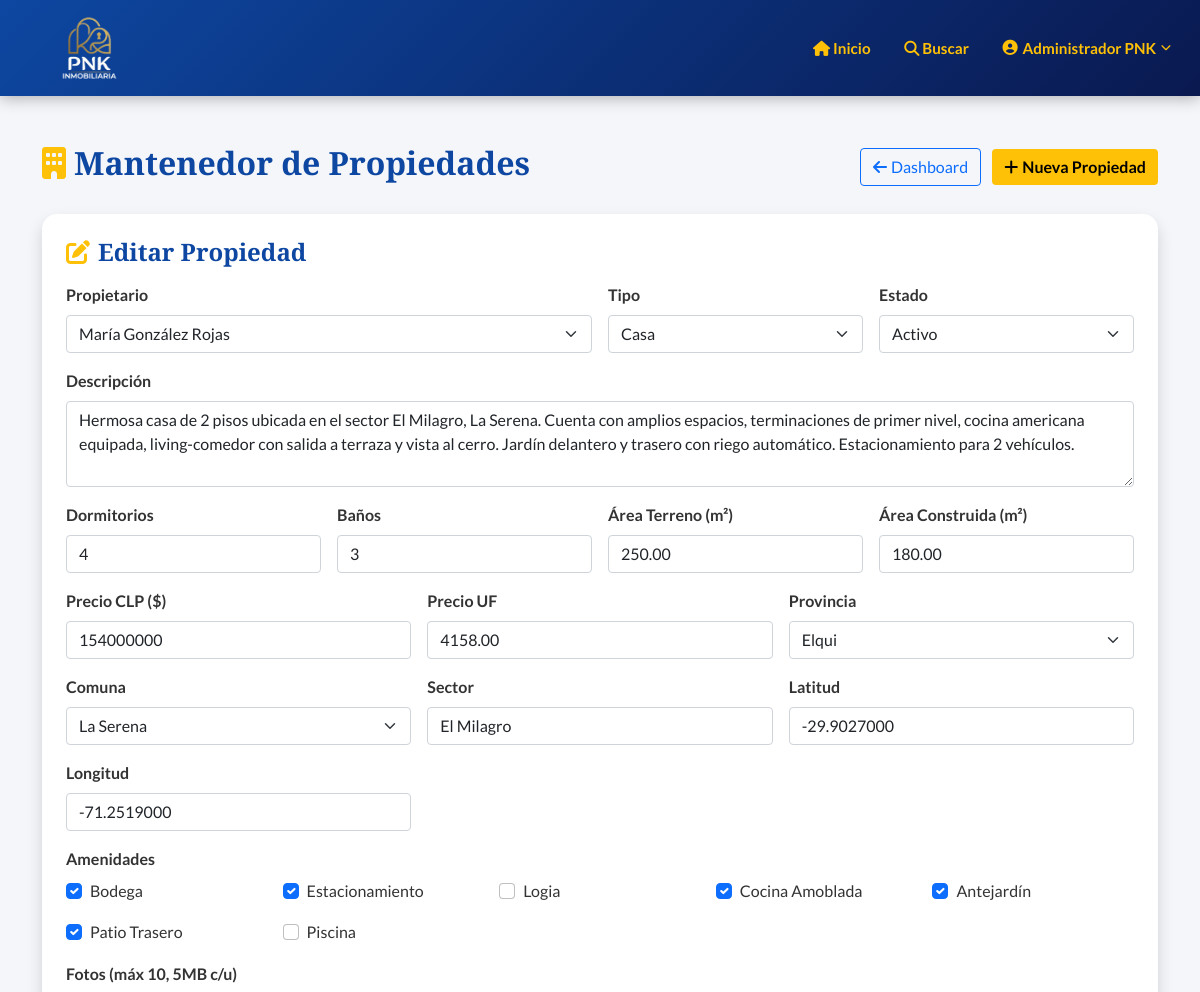
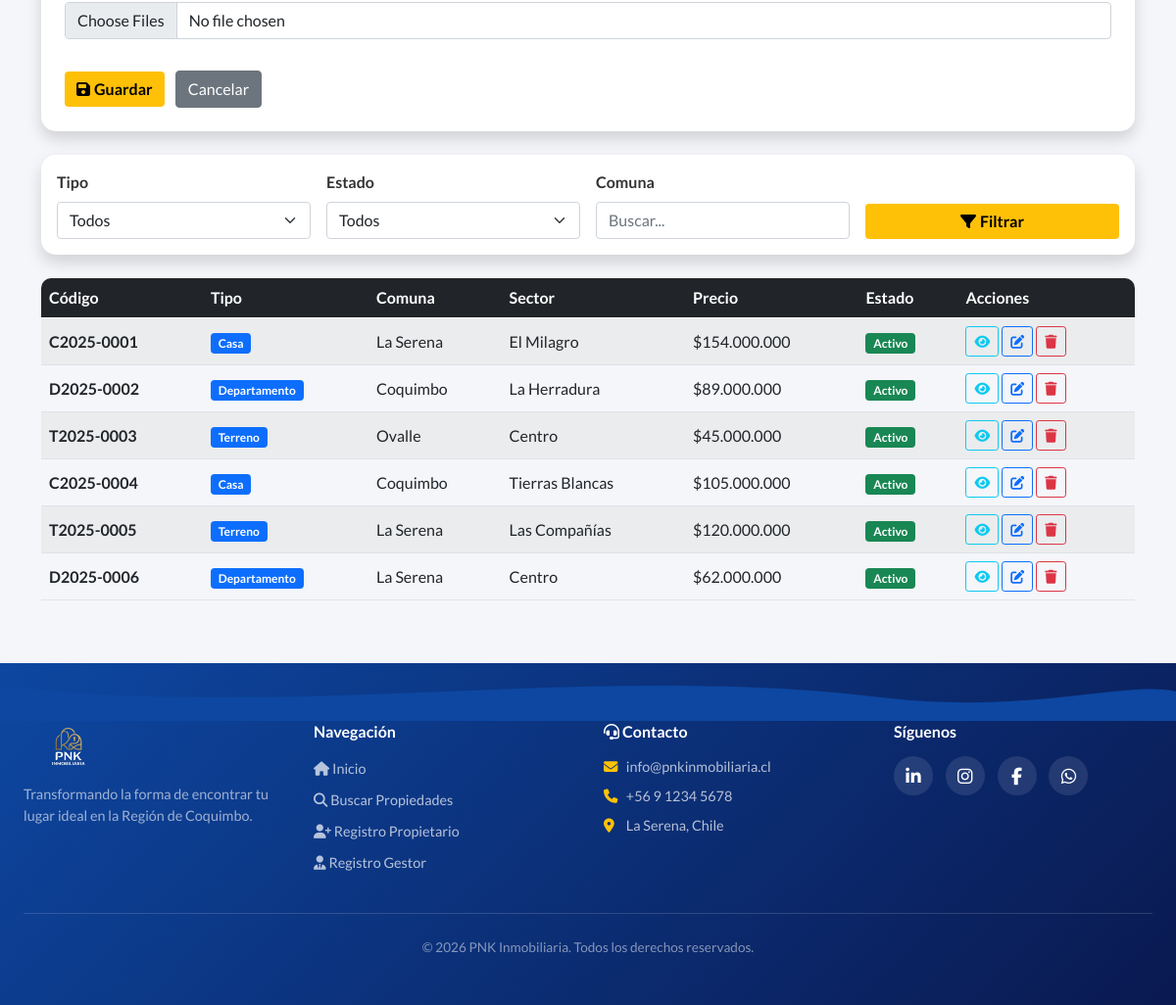
The page /crud-propiedades.php?edit=1 (signed in) on the database its author committed (2 pictures, top to bottom).
### tables this page shows
CREATE TABLE propiedades (
    id               INT AUTO_INCREMENT PRIMARY KEY,
    codigo           VARCHAR(20) NOT NULL UNIQUE COMMENT 'Formato: C/D/T + año + correlativo',
    propietario_id   INT NOT NULL,
    tipo             ENUM('casa','departamento','terreno') NOT NULL,
    descripcion      TEXT NULL,
    banos            TINYINT UNSIGNED DEFAULT 0,
    dormitorios      TINYINT UNSIGNED DEFAULT 0,
    area_terreno     DECIMAL(10,2) DEFAULT 0 COMMENT 'Metros cuadrados',
    area_construida  DECIMAL(10,2) DEFAULT 0 COMMENT 'Metros cuadrados',
    precio_clp       BIGINT UNSIGNED DEFAULT 0,
    precio_uf        DECIMAL(10,2) DEFAULT 0,
    fecha_publicacion DATE NULL,
    provincia        VARCHAR(50) NOT NULL,
    comuna           VARCHAR(50) NOT NULL,
    sector           VARCHAR(100) NULL,
    latitud          DECIMAL(10,7) NULL,
    longitud         DECIMAL(10,7) NULL,
    bodega           BOOLEAN DEFAULT FALSE,
    estacionamiento  BOOLEAN DEFAULT FALSE,
    logia            BOOLEAN DEFAULT FALSE,
    cocina_amoblada  BOOLEAN DEFAULT FALSE,
    antejardin       BOOLEAN DEFAULT FALSE,
    patio_trasero    BOOLEAN DEFAULT FALSE,
    piscina          BOOLEAN DEFAULT FALSE,
    estado           ENUM('activo','inactivo','vendido') NOT NULL DEFAULT 'activo',
    created_at       TIMESTAMP DEFAULT CURRENT_TIMESTAMP,
    updated_at       TIMESTAMP DEFAULT CURRENT_TIMESTAMP ON UPDATE CURRENT_TIMESTAMP,
    FOREIGN KEY (propietario_id) REFERENCES usuarios(id) ON DELETE CASCADE,
    INDEX idx_tipo (tipo),
    INDEX idx_estado (estado),
    INDEX idx_comuna (comuna),
    INDEX idx_provincia (provincia),
    INDEX idx_propietario (propietario_id)
);

CREATE TABLE usuarios (
    id              INT AUTO_INCREMENT PRIMARY KEY,
    rut             VARCHAR(12) NOT NULL UNIQUE,
    nombre_completo VARCHAR(150) NOT NULL,
    fecha_nacimiento DATE NULL,
    correo          VARCHAR(150) NOT NULL UNIQUE,
    password        VARCHAR(255) NOT NULL,
    sexo            ENUM('M','F') NULL,
    telefono        VARCHAR(20) NULL,
    tipo_usuario    ENUM('administrador','propietario','gestor') NOT NULL DEFAULT 'propietario',
    estado          ENUM('pendiente','activo','inactivo') NOT NULL DEFAULT 'pendiente',
    penka_id        VARCHAR(20) NULL COMMENT 'Solo para gestores, formato PNK-YYYY-XXXX',
    certificado_antecedentes VARCHAR(255) NULL COMMENT 'Ruta del archivo PDF/imagen',
    num_propiedad_bbr VARCHAR(50) NULL COMMENT 'Nro. propiedad Bienes Raíces (propietarios)',
    created_at      TIMESTAMP DEFAULT CURRENT_TIMESTAMP,
    updated_at      TIMESTAMP DEFAULT CURRENT_TIMESTAMP ON UPDATE CURRENT_TIMESTAMP,
    INDEX idx_tipo_usuario (tipo_usuario),
    INDEX idx_estado (estado),
    INDEX idx_correo (correo)
);

### includes/auth.php (called while the page is built, shortened)
<?php
function getUserType(): ?string {
    return $_SESSION['tipo_usuario'] ?? null;
}
function sanitize(string $input): string {
    return htmlspecialchars(trim($input), ENT_QUOTES, 'UTF-8');
}

### crud-propiedades.php (the view, shortened to what this page needs)
<?php
require_once 'includes/header.php';
$isAdmin = getUserType() === 'administrador';
$filtroComuna = $_GET['comuna'] ?? '';
$page = max(1, intval($_GET['page'] ?? 1));
$perPage = 10;
$offset = ($page - 1) * $perPage;
$params = [];
$where = "WHERE 1=1";
$stmt = $pdo->prepare("SELECT * FROM propiedades $where ORDER BY created_at DESC LIMIT $perPage OFFSET $offset");
$stmt->execute($params);
$propiedades = $stmt->fetchAll();
$editProp = null;
if (isset($_GET['edit'])) {
    $q = "SELECT * FROM propiedades WHERE id = ?";
    $editParams = [intval($_GET['edit'])];
    $se = $pdo->prepare($q);
    $se->execute($editParams);
    $editProp = $se->fetch();
}
$showForm = isset($_GET['new']) || $editProp;
$propietarios = [];
if ($isAdmin) {
    $propietarios = $pdo->query("SELECT id, nombre_completo FROM usuarios WHERE tipo_usuario IN ('propietario','administrador') AND estado='activo'")->fetchAll();
}
?>
<section class="container my-5">
    <div class="d-flex justify-content-between align-items-center mb-4 flex-wrap gap-2">
        <h2 class="fw-bold"><i class="fas fa-building text-warning me-2"></i><?= $isAdmin ? 'Mantenedor de Propiedades' : 'Mis Propiedades' ?></h2>
        <div>
            <?php if ($isAdmin): ?><a href="dashboard.php" class="btn btn-outline-primary me-2"><i class="fas fa-arrow-left me-1"></i>Dashboard</a><?php endif; ?>
            <a href="?new=1" class="btn btn-warning text-dark fw-bold"><i class="fas fa-plus me-1"></i>Nueva Propiedad</a>
        </div>
    </div>
    <?php if ($showForm): ?>
    <div class="card premium-card border-0 shadow p-4 mb-4">
        <h4 class="fw-bold mb-3"><i class="fas fa-<?= $editProp ? 'edit' : 'plus-circle' ?> text-warning me-2"></i><?= $editProp ? 'Editar' : 'Nueva' ?> Propiedad</h4>
        <form method="POST" enctype="multipart/form-data">
            <div class="row g-3">
                <?php if ($isAdmin): ?>
                <div class="col-md-6">
                    <label class="form-label fw-bold">Propietario</label>
                    <select name="propietario_id" class="form-select" required>
                        <?php foreach ($propietarios as $p): ?>
                        <option value="<?= $p['id'] ?>" <?= ($editProp && $editProp['propietario_id']==$p['id'])?'selected':'' ?>><?= sanitize($p['nombre_completo']) ?></option>
                        <?php endforeach; ?>
                    </select>
                </div>
                <?php endif; ?>
                <div class="col-md-3">
                    <label class="form-label fw-bold">Tipo</label>
                    <select name="tipo" class="form-select" required>
                        <option value="casa" <?= ($editProp && $editProp['tipo']==='casa')?'selected':'' ?>>Casa</option>
                    </select>
                </div>
                <div class="col-md-3">
                    <label class="form-label fw-bold">Estado</label>
                    <select name="estado_prop" class="form-select">
                        <option value="activo" <?= ($editProp && $editProp['estado']==='activo')?'selected':'' ?>>Activo</option>
                    </select>
                </div>
                <div class="col-12">
                    <label class="form-label fw-bold">Descripción</label>
                    <textarea name="descripcion" class="form-control" rows="3"><?= sanitize($editProp['descripcion'] ?? '') ?></textarea>
                </div>
                <div class="col-md-3">
                    <label class="form-label fw-bold">Dormitorios</label>
                    <input type="number" name="dormitorios" class="form-control" min="0" value="<?= $editProp['dormitorios'] ?? 0 ?>">
                </div>
                <div class="col-md-3">
                    <label class="form-label fw-bold">Baños</label>
                    <input type="number" name="banos" class="form-control" min="0" value="<?= $editProp['banos'] ?? 0 ?>">
                </div>
                <div class="col-md-3">
                    <label class="form-label fw-bold">Área Terreno (m²)</label>
                    <input type="number" name="area_terreno" class="form-control" step="0.01" value="<?= $editProp['area_terreno'] ?? 0 ?>">
                </div>
                <div class="col-md-3">
                    <label class="form-label fw-bold">Área Construida (m²)</label>
                    <input type="number" name="area_construida" class="form-control" step="0.01" value="<?= $editProp['area_construida'] ?? 0 ?>">
                </div>
                <div class="col-md-4">
                    <label class="form-label fw-bold">Precio CLP ($)</label>
                    <input type="number" name="precio_clp" class="form-control" value="<?= $editProp['precio_clp'] ?? 0 ?>">
                </div>
                <div class="col-md-4">
                    <label class="form-label fw-bold">Precio UF</label>
                    <input type="number" name="precio_uf" class="form-control" step="0.01" value="<?= $editProp['precio_uf'] ?? 0 ?>">
                </div>
                <div class="col-md-4">
                    <label class="form-label fw-bold">Provincia</label>
                    <select name="provincia" id="form-provincia" class="form-select" required>
                        <option value="Elqui" <?= ($editProp && $editProp['provincia']==='Elqui')?'selected':'' ?>>Elqui</option>
                    </select>
                </div>
                <div class="col-md-4">
                    <label class="form-label fw-bold">Comuna</label>
                    <select name="comuna" id="form-comuna" class="form-select" required>
                        <option value="<?= sanitize($editProp['comuna'] ?? '') ?>"><?= sanitize($editProp['comuna'] ?? 'Seleccionar provincia primero') ?></option>
                    </select>
                </div>
                <div class="col-md-4">
                    <label class="form-label fw-bold">Sector</label>
                    <input type="text" name="sector" class="form-control" value="<?= sanitize($editProp['sector'] ?? '') ?>">
                </div>
                <div class="col-md-4">
                    <label class="form-label fw-bold">Latitud</label>
                    <input type="number" name="latitud" class="form-control" step="0.0000001" value="<?= $editProp['latitud'] ?? '' ?>">
                </div>
                <div class="col-md-4">
                    <label class="form-label fw-bold">Longitud</label>
                    <input type="number" name="longitud" class="form-control" step="0.0000001" value="<?= $editProp['longitud'] ?? '' ?>">
                </div>
                <div class="col-12">
                    <label class="form-label fw-bold">Amenidades</label>
                    <div class="check-grid">
                        <?php foreach (['bodega'=>'Bodega','estacionamiento'=>'Estacionamiento','logia'=>'Logia','cocina_amoblada'=>'Cocina Amoblada','antejardin'=>'Antejardín','patio_trasero'=>'Patio Trasero','piscina'=>'Piscina'] as $k=>$v): ?>
                        <div class="form-check">
                            <input class="form-check-input" type="checkbox" name="<?= $k ?>" id="chk_<?= $k ?>" <?= ($editProp && $editProp[$k])?'checked':'' ?>>
                            <label class="form-check-label" for="chk_<?= $k ?>"><?= $v ?></label>
                        </div>
                        <?php endforeach; ?>
                    </div>
                </div>
                <div class="col-12">
                    <label class="form-label fw-bold">Fotos (máx 10, 5MB c/u)</label>
                    <input type="file" name="fotos[]" class="form-control" multiple accept="image/*" data-preview="foto-preview">
                </div>
            </div>
            <div class="mt-4">
                <button type="submit" class="btn btn-warning text-dark fw-bold"><i class="fas fa-save me-1"></i>Guardar</button>
                <a href="crud-propiedades.php" class="btn btn-secondary ms-2">Cancelar</a>
            </div>
        </form>
    </div>
    <?php endif; ?>
    <div class="card premium-card border-0 shadow p-3 mb-4">
        <form method="GET" class="row g-3 align-items-end">
            <div class="col-md-3">
                <label class="form-label fw-bold">Tipo</label>
                <select name="tipo" class="form-select">
                    <option value="">Todos</option>
                </select>
            </div>
            <div class="col-md-3">
                <label class="form-label fw-bold">Estado</label>
                <select name="estado_prop" class="form-select">
                    <option value="">Todos</option>
                </select>
            </div>
            <div class="col-md-3">
                <label class="form-label fw-bold">Comuna</label>
                <input type="text" name="comuna" class="form-control" value="<?= sanitize($filtroComuna) ?>" placeholder="Buscar...">
            </div>
            <div class="col-md-3">
                <button class="btn btn-warning text-dark fw-bold w-100"><i class="fas fa-filter me-1"></i>Filtrar</button>
            </div>
        </form>
    </div>
    <div class="table-responsive">
        <table class="table table-striped table-hover align-middle">
            <thead class="table-dark">
                <tr><th>Código</th><th>Tipo</th><th>Comuna</th><th>Sector</th><th>Precio</th><th>Estado</th><th>Acciones</th></tr>
            </thead>
            <tbody>
            <?php foreach ($propiedades as $p): ?>
                <tr>
                    <td class="fw-bold"><?= sanitize($p['codigo']) ?></td>
                    <td><span class="badge bg-primary"><?= ucfirst($p['tipo']) ?></span></td>
                    <td><?= sanitize($p['comuna']) ?></td>
                    <td><?= sanitize($p['sector']) ?></td>
                    <td>$<?= number_format($p['precio_clp'], 0, ',', '.') ?></td>
                    <td><span class="badge bg-<?= $p['estado']==='activo'?'success':($p['estado']==='vendido'?'info':'secondary') ?>"><?= ucfirst($p['estado']) ?></span></td>
                    <td>
                        <a href="detalle-propiedad.php?id=<?= $p['id'] ?>" class="btn btn-sm btn-outline-info" title="Ver"><i class="fas fa-eye"></i></a>
                        <a href="?edit=<?= $p['id'] ?>" class="btn btn-sm btn-outline-primary" title="Editar"><i class="fas fa-edit"></i></a>
                        <form method="POST" class="d-inline">
                            <button class="btn btn-sm btn-outline-danger" data-confirm="¿Eliminar esta propiedad?"><i class="fas fa-trash"></i></button>
                        </form>
                    </td>
                </tr>
            <?php endforeach; ?>
            </tbody>
        </table>
    </div>
</section>
<?php require_once 'includes/footer.php'; ?>

### css/style.css (style rules this page uses)
:root { --color-header: #0d47a1; --color-secundario: #1976d2; --color-acento: #ffc107; --color-texto: #ffffff; --color-dark: #0a1950; --color-gold: #d4a843; --font-heading: 'Playfair Display', Georgia, serif; --font-body: 'Lato', 'Segoe UI', sans-serif; --shadow-card: 0 10px 30px rgba(0, 0, 0, 0.08); --shadow-hover: 0 15px 35px rgba(0, 0, 0, 0.15); --radius: 15px; --transition: all 0.3s ease; }
* { box-sizing: border-box; }
body { font-family: var(--font-body); margin: 0; background: #f5f6fa; color: #333; min-height: 100vh; display: flex; flex-direction: column; }
h1, h2, h3, h4, h5, h6 { font-family: var(--font-heading); color: var(--color-header); font-weight: 700; }
.hero-section h1, .hero-section h2, .hero-section h3, .footer-pnk h1, .footer-pnk h2, .footer-pnk h3, .footer-pnk h4, .bg-header-institutional h1, .bg-header-institutional h2, .bg-header-institutional h3, .table-dark th { color: #fff; }
.premium-card { border: none; border-radius: var(--radius); box-shadow: var(--shadow-card); transition: var(--transition); background: #fff; }
.btn-custom, .btn-warning { background-color: var(--color-acento); color: #000 !important; font-weight: bold; border: none; transition: var(--transition); }
.check-grid { display: grid; grid-template-columns: repeat(auto-fill, minmax(180px, 1fr)); gap: 15px; }
.table-striped tbody tr:nth-of-type(odd) { background-color: #f8f9fa; }
.table-responsive { border-radius: 10px; overflow: hidden; }
.premium-card { animation: fadeInUp 0.5s ease-out; }

### rows shown on the page
propiedades: propietario_id "María González Rojas", tipo "Casa", estado_prop "Activo", descripcion "Hermosa casa de 2 pisos ubicada en el sector El Milagro, La Serena. Cuenta con amplios espacios, terminaciones de primer nivel, cocina americana equipada, living-comedor con salida a terraza y vista al cerro. Jardín delantero y trasero con riego automático. Estacionamiento para 2 vehículos.", dormitorios "4", banos "3", area_terreno "250.00", area_construida "180.00", precio_clp "154000000", precio_uf "4158.00", provincia "Elqui", comuna "La Serena", sector "El Milagro", latitud "-29.9027000", longitud "-71.2519000", bodega "☑", estacionamiento "☑", cocina_amoblada "☑", antejardin "☑", patio_trasero "☑", codigo "C2025-0001", precio_clp "154.000.000", estado "Activo"
propiedades: codigo "D2025-0002", tipo "Departamento", comuna "Coquimbo", sector "La Herradura", precio_clp "89.000.000", estado "Activo"
propiedades: codigo "T2025-0003", tipo "Terreno", comuna "Ovalle", sector "Centro", precio_clp "45.000.000", estado "Activo"
propiedades: codigo "C2025-0004", tipo "Casa", comuna "Coquimbo", sector "Tierras Blancas", precio_clp "105.000.000", estado "Activo"
propiedades: codigo "T2025-0005", tipo "Terreno", comuna "La Serena", sector "Las Compañías", precio_clp "120.000.000", estado "Activo"
propiedades: codigo "D2025-0006", tipo "Departamento", comuna "La Serena", sector "Centro", precio_clp "62.000.000", estado "Activo"

### other values the page prints
getUserName() "Administrador PNK"
$v "Bodega"
$v "Estacionamiento"
$v "Logia"
$v "Cocina Amoblada"
$v "Antejardín"
$v "Patio Trasero"
$v "Piscina"
